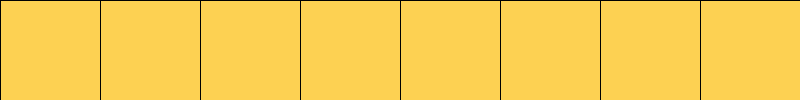
Frame 1 (no input)
Frame 60 (the mouse pressed at the canvas centre just before this capture): identical to frame 1, image omitted
Frame 120 (the mouse held since frame 60 and released just before this capture): identical to frame 1, image omitted

The Processing sketch that drew this single still picture (run headless with seeded random() and noise(); from frame 60 on, the mouse is pressed at the canvas centre):

// Processing sketch: week03_2
// ── week03_2.pde
//week03-2 好玩的程式設計 Processing 結合 for() + if()
//Ctrl-N 開新的程式視窗
void setup() {
  size(800, 100);
}
void draw() {
  background(#FFD152); // 用 Tool-色彩選擇器 挑色彩
  for(int x = 0; x < 800; x += 100){ // x: 0 100 200 ...
    if ( x < mouseX && mouseX < x + 100) fill(0, 255, 0);
    else fill(#FDD152); // 依照 mouseX 的位置, 決定色彩
    rect(x, 0, 100, 100);
  }
}
